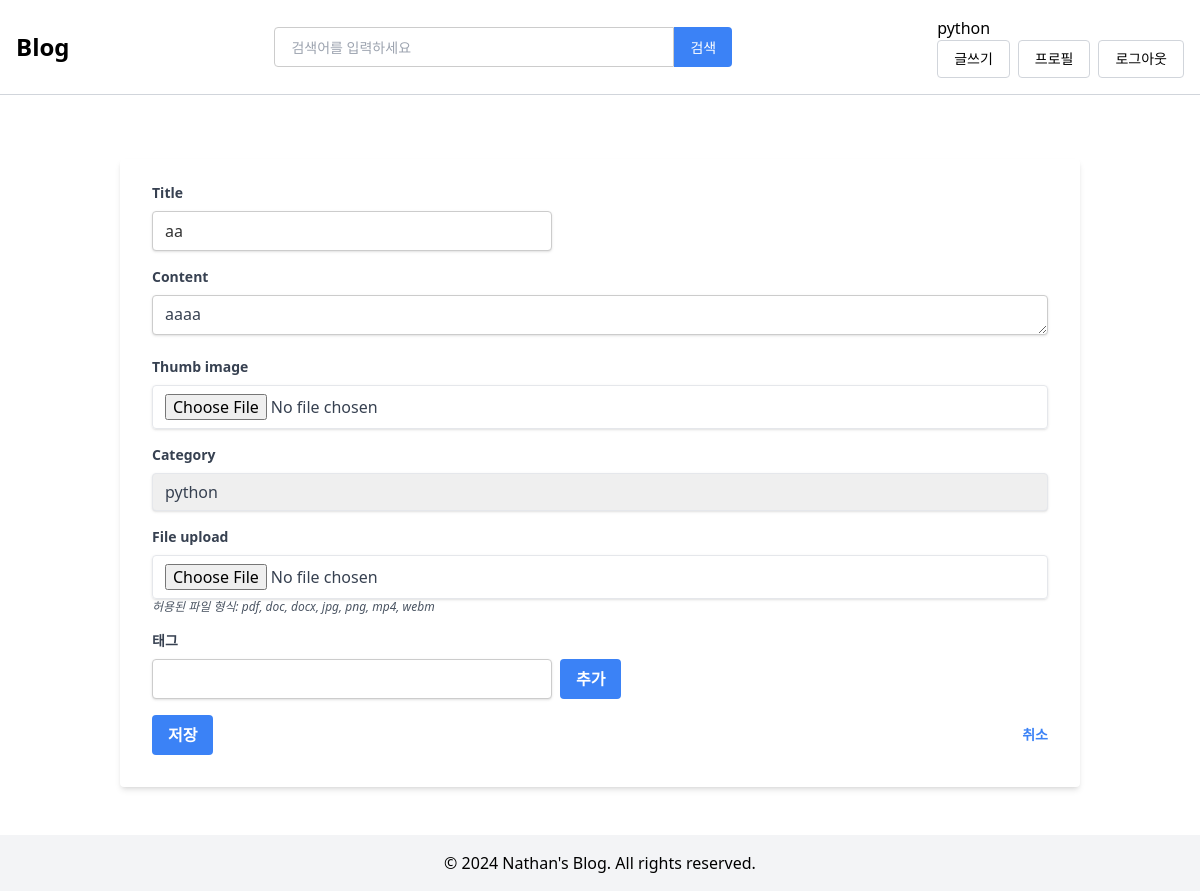
Screenshot of /blog/posts/1/edit/ (signed in) with the database file from the repository.
### blog/models.py (models this page shows, shortened)
class Category(models.Model):
    name = models.CharField(max_length=100)
    slug = models.SlugField(max_length=100, unique=True, allow_unicode=True)
    def __str__(self):
        return self.name
    class Meta:
        verbose_name_plural = "Categories"

class Post(models.Model):
    title = models.CharField(max_length=200)
    content = models.TextField()
    user = models.ForeignKey(
        User, on_delete=models.CASCADE, null=False, related_name="posts"
    )
    thumb_image = models.ImageField(upload_to="blog/images/%Y/%m/%d/", blank=True)
    file_upload = models.FileField(upload_to="blog/files/%Y/%m/%d/", blank=True)
    created_at = models.DateTimeField(auto_now_add=True)
    updated_at = models.DateTimeField(auto_now=True)
    category = models.ForeignKey(
        Category, on_delete=models.SET_NULL, null=True, related_name="posts"
    )
    tags = models.ManyToManyField(Tag, related_name="posts", blank=True)
    likes = models.PositiveIntegerField(default=0)
    view_count = models.PositiveIntegerField(default=0)

### blog/views.py (the view, shortened to what this page needs)
# urls.py: path("posts/<int:pk>/edit/", views.PostUpdateView.as_view(), name="post_edit"),
class PostUpdateView(LoginRequiredMixin, UserPassesTestMixin, UpdateView):
    model = Post
    form_class = PostForm
    template_name = "blog/form.html"
    def test_func(self):
        return self.request.user == self.get_object().user

### blog/forms.py (shortened to what this page needs)
class PostForm(BaseForm, ProfanityFilterMixin):
    category = forms.ModelChoiceField(
        queryset=Category.objects.all(), empty_label="카테고리를 선택하세요"
    )
    tags = forms.ModelMultipleChoiceField(
        queryset=Tag.objects.all(), required=False, widget=forms.CheckboxSelectMultiple
    )
    file_upload = forms.FileField(
        required=False,
        validators=[
            FileExtensionValidator(
                allowed_extensions=["pdf", "doc", "docx", "jpg", "png", "mp4", "webm"]
            )
        ],
        help_text="허용된 파일 형식: pdf, doc, docx, jpg, png, mp4, webm",
    )
    class Meta:
        model = Post
        fields = ["title", "content", "thumb_image", "category", "tags", "file_upload"]
    def __init__(self, *args, **kwargs):
        super().__init__(*args, **kwargs)
        if self.instance.pk:
            self.fields["tags"].initial = self.instance.tags.all()

### blog/context_processors.py (called while the page is built)
def categories(request):
    categories = cache.get("all_categories")
    if not categories:
        categories = list(Category.objects.all())
        cache.set("all_categories", categories, 3600)  # 1시간 동안 캐시
    return {"categories": categories}

### templates/blog/form.html (shortened to what this page needs)
{% extends 'base.html' %}
{% load static %}
{% block content %}
<div class="container mx-auto mt-8 px-4">
    <form action="" method="post" enctype="multipart/form-data" class="bg-white shadow-md rounded px-8 pt-6 pb-8 mb-4">
        {% for field in form %}
            {% if field.name != 'tags' %}
                <div class="mb-4">
                    <label class="block text-gray-700 text-sm font-bold mb-2" for="{{ field.id_for_label }}">
                        {{ field.label }}
                    </label>
                    {{ field }}
                    {% if field.help_text %}
                        <p class="text-gray-600 text-xs italic">{{ field.help_text }}</p>
                    {% endif %}
                </div>
            {% endif %}
        {% endfor %}
        <div class="mb-4">
            <label class="block text-gray-700 text-sm font-bold mb-2" for="tag-input">
                태그
            </label>
            <div class="flex items-center">
                <input type="text" id="tag-input" class="shadow appearance-none border rounded w-full py-2 px-3 text-gray-700 leading-tight focus:outline-none focus:shadow-outline">
                <button type="button" id="add-tag" class="ml-2 bg-blue-500 hover:bg-blue-700 text-white font-bold py-2 px-4 rounded">추가</button>
            </div>
        </div>
        <div class="flex items-center justify-between">
            <button class="bg-blue-500 hover:bg-blue-700 text-white font-bold py-2 px-4 rounded focus:outline-none focus:shadow-outline" type="submit">
                저장
            </button>
            <a class="inline-block align-baseline font-bold text-sm text-blue-500 hover:text-blue-800" href="{% url 'blog:post_list' %}">
                취소
            </a>
        </div>
    </form>
</div>
{% endblock %}

### templates/base.html (shortened to what this page needs)
<!DOCTYPE html>
<html lang="ko">
<head>
    {% load static %}
    <script src="https://cdn.tailwindcss.com"></script>
    <link href="{% static 'css/accounts_style.css' %}" rel="stylesheet">
</head>
<body class="flex flex-col min-h-screen">
    <header class="py-4 flex justify-between items-center border-b border-gray-300 px-4">
        <h1 class="text-2xl font-bold"><a href="{% url 'blog:post_list' %}">Blog</a></h1>
        <form action="{% url 'blog:post_search' %}" method="get" class="flex items-center">
            <input class="border border-gray-300 rounded-l px-4 h-10 text-sm mt-0 leading-normal" type="text" name="q" value="{{ request.GET.q }}" placeholder="검색어를 입력하세요">
            <button class="bg-blue-500 text-white rounded-r px-4 h-10 text-sm hover:bg-blue-600 leading-normal" type="submit">검색</button>
        </form>
        <nav>
            <ul>
                {% for category in categories %}
                    <li><a href="{% url 'blog:category_detail' category.pk %}">{{ category.name }}</a></li>
                {% endfor %}
            </ul>
            <ul class="flex gap-2">
                {% if user.is_authenticated %}
                    <li><a href="{% url 'blog:post_new' %}" class="inline-block border border-gray-300 rounded px-4 py-2 text-sm hover:bg-gray-100">글쓰기</a></li>
                    <li><a href="{% url 'accounts:profile' %}" class="inline-block border border-gray-300 rounded px-4 py-2 text-sm hover:bg-gray-100">프로필</a></li>
                    <li>
                        <form action="{% url 'accounts:logout' %}" method="post" class="inline">
                            <button type="submit" class="inline-block border border-gray-300 rounded px-4 py-2 text-sm hover:bg-gray-100">로그아웃</button>
                        </form>
                    </li>
                {% else %}
                    <li><a href="{% url 'accounts:user_login' %}" class="inline-block border border-gray-300 rounded px-4 py-2 text-sm hover:bg-gray-100">로그인</a></li>
                    <li><a href="{% url 'accounts:user_signup' %}" class="inline-block border border-gray-300 rounded px-4 py-2 text-sm hover:bg-gray-100">회원가입</a></li>
                {% endif %}
            </ul>
        </nav>
    </header>
    <main class="flex-grow container mx-auto mt-8 px-4">
        {% block content %}{% endblock %}
    </main>
    <footer class="mt-8 py-4 bg-gray-100 text-center">
        <p>&copy; 2024 Nathan's Blog. All rights reserved.</p>
    </footer>
</body>
</html>

### static/css/accounts_style.css (style rules this page uses)
input[type="text"], input[type="password"], input[type="email"], textarea { width: 400px; border: 1px solid #ccc; color: #333; height: 40px; }

### rows the page displays
Category: name "python"
Post: form "aa" "aaaa" "python"

### other values shown
{{ field.label }} "Title" "Content" "Thumb image" "Category" "File upload"
{{ field.help_text }} "허용된 파일 형식: pdf, doc, docx, jpg, png, mp4, webm"
